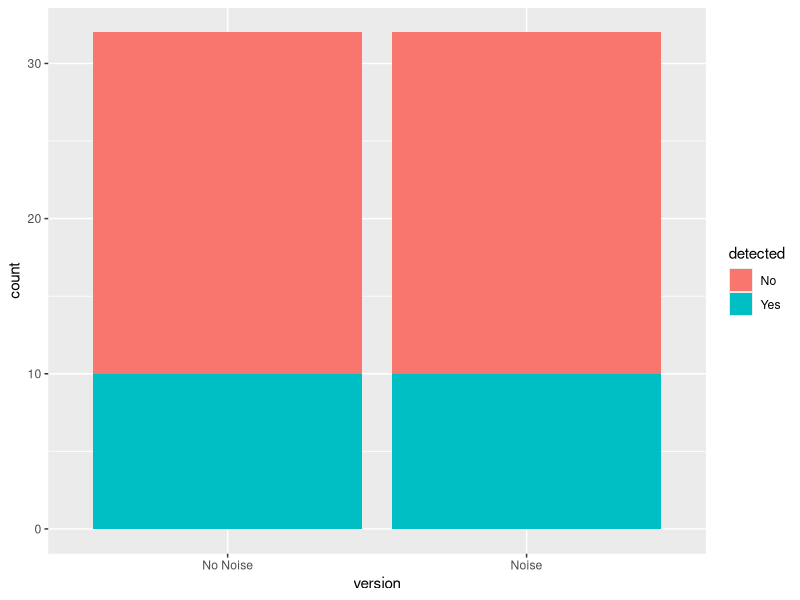
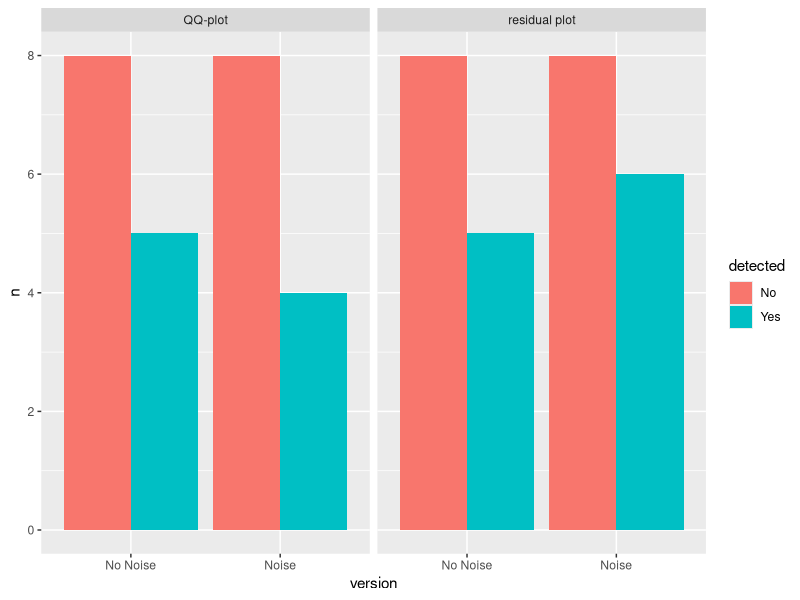
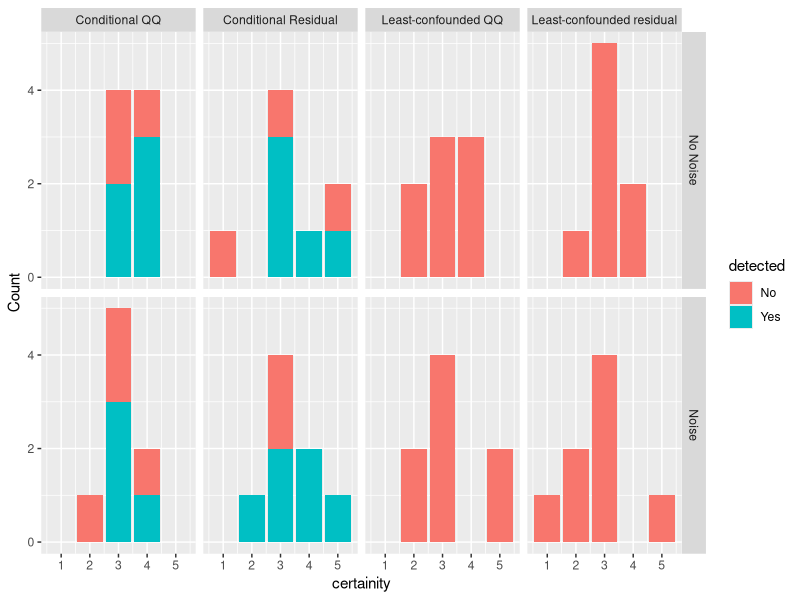
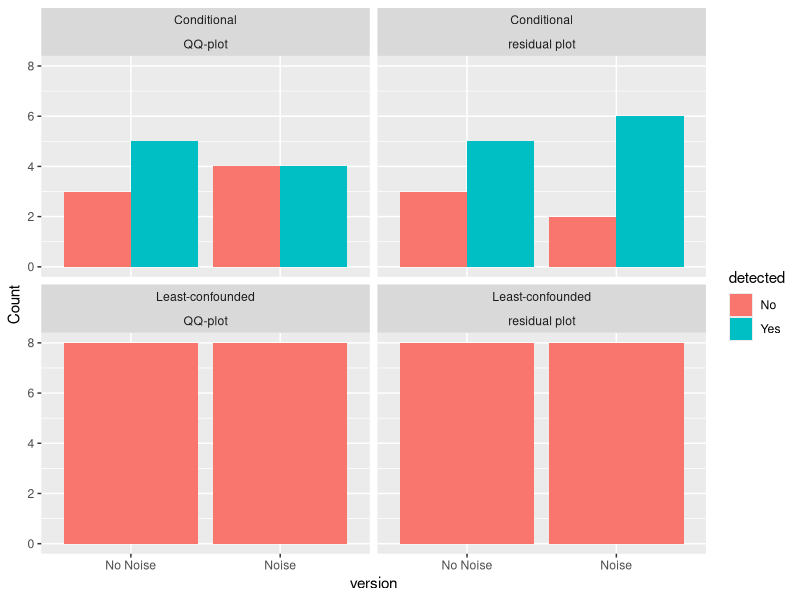

Recreate these plots in R, in order.
## ---- chunk 1
knitr::opts_chunk$set(echo = F)
library(readr)
library(dplyr)
library(tidyverse)
library(stringr)
## ---- chunk 2

pilot_survey_results <-
  read_csv(here::here("data/pilot_survey_results.csv"))
images_allocation <-
  read_csv(here::here("data/images_allocation.csv"))

visits<- images_allocation%>%
  distinct(unique_id)%>%
  nrow()

images_allocation <- images_allocation %>% mutate(assigned_plot = paste0("v", plot_num, version , "_" , plot_order, ".png")) %>%
  select(-c(1,8:11))

correct <- c(
  "v11_1.png" = 3,
  "v11_2.png" = 1,
  "v11_3.png" = 7,
  "v11_4.png" = 5,
  
  "v12_1.png" = 5,
  "v12_2.png" = 2,
  "v12_3.png" = 8,
  "v12_4.png" = 1,
  
  "v13_1.png" = 2,
  "v13_2.png" = 5,
  "v13_3.png" = 9,
  "v13_4.png" = 6,
  
  "v14_1.png" = 10,
  "v14_2.png" = 4,
  "v14_3.png" = 9,
  "v14_4.png" = 10,
  
  "v15_1.png" = 7,
  "v15_2.png" = 3,
  "v15_3.png" = 10,
  "v15_4.png" = 13,
  
  "vNA1_NA.png" = 8,
  "vNA2_NA.png" = 8,
  "vNA3_NA.png" = 8,
  "vNA4_NA.png" = 8,
  
  
  "v21_1.png" = 1,
  "v21_2.png" = 4,
  "v21_3.png" = 14,
  "v21_4.png" = 6,
  
  "v22_1.png" = 6,
  "v22_2.png" = 14,
  "v22_3.png" = 3,
  "v22_4.png" = 11,
  
  "v23_1.png" = 3,
  "v23_2.png" = 7,
  "v23_3.png" = 5,
  "v23_4.png" = 12,
  
  
  "v24_1.png" = 6,
  "v24_2.png" = 14,
  "v24_3.png" = 3,
  "v24_4.png" = 16,
  
  
  "v25_1.png" = 6,
  "v25_2.png" = 14,
  "v25_3.png" = 3,
  "v25_4.png" = 13
)

true_plots <- tibble(
  plot_name = c(
    "v11_1.png",
    "v11_2.png",
    "v11_3.png",
    "v11_4.png",
    
    "v12_1.png",
    "v12_2.png",
    "v12_3.png",
    "v12_4.png",
    
    "v13_1.png",
    "v13_2.png",
    "v13_3.png",
    "v13_4.png",
    
    "v14_1.png",
    "v14_2.png",
    "v14_3.png",
    "v14_4.png",
    
    "v15_1.png",
    "v15_2.png",
    "v15_3.png",
    "v15_4.png",
    
    "vNA1_NA.png",
    "vNA2_NA.png",
    "vNA3_NA.png",
    "vNA4_NA.png",
    "vNA5_NA.png",
    
    
    
    "v21_1.png",
    "v21_2.png",
    "v21_3.png",
    "v21_4.png",
    
    "v22_1.png",
    "v22_2.png",
    "v22_3.png",
    "v22_4.png",
    
    "v23_1.png",
    "v23_2.png",
    "v23_3.png",
    "v23_4.png",
    
    
    "v24_1.png",
    "v24_2.png",
    "v24_3.png",
    "v24_4.png",
    
    
    "v25_1.png",
    "v25_2.png",
    "v25_3.png",
    "v25_4.png"
  ),
  true_plot = c(
    3,
    1,
    7,
    5,
    
    5,
    2,
    8,
    1,
    
    2,
    5,
    9,
    6,
    
    10,
    4,
    9,
    10,
    
    7,
    3,
    10,
    13,
    
    8,
    8,
    8,
    8,
    8,
    
    
    1,
    4,
    14,
    6,
    
    6,
    14,
    3,
    11,
    
    3,
    7,
    5,
    12,
    
    
    6,
    14,
    3,
    16,
    
    6,
    14,
    3,
    13
  )
)
## ---- chunk 3

images_allocation <- images_allocation %>%
  left_join(true_plots,by=c("assigned_plot"="plot_name"))

data <- pilot_survey_results %>%
  left_join(images_allocation, by = c(c("identifier" = "unique_id"),c("plot"="assigned_plot")))

## ---- chunk 4
attempts <- data %>%
  distinct(Name) %>%
  nrow()
attempts

gender <- data %>%
distinct(Gender,Name)%>% 
  group_by(Gender)%>%
  count(Gender)

gender

  
## ---- chunk 5

analysis_data <- data %>%
  rename(plot_type=plot.y)%>%
  mutate(detected=case_when((responses==true_plot )~"Yes",
                              (responses!=true_plot)~"No"),
         version=case_when( (noise=="yes")~"Noise",
           (noise=="no")~"No Noise"
         )) 

#using reference plot 
reference_plot <- analysis_data %>%
  filter((plot_type=="control")&(detected=="No"))%>%
  select(identifier,Name)
  

analysis_data <- analysis_data %>%
  anti_join(reference_plot,by="identifier")%>%
  filter(plot_type!="control")


analysis_data %>%
count(version,detected)

analysis_data%>%
  ggplot(aes(x=version,fill=detected))+
  geom_bar()

analysis_data%>%
  count(resid,plot_type,version,detected)%>%
  mutate(total=attempts,
         prop=n/total)


analysis_data%>%
  count(resid,plot_type,version,detected)%>%
  mutate(total=attempts,
         prop=n/total)%>%
  filter(detected=="Yes")
  
  


analysis_data%>%
  count(resid,plot_type,version,detected)%>%
 # filter(resid=="Least-confounded")%>%
  ggplot(aes(x=version,y=n,fill=detected))+
  geom_col(position="dodge")+
  facet_wrap(~plot_type)


## ---- chunk 6

  analysis_data %>%
  group_by(resid,plot_type,version,detected)%>%
  count(certainity)%>%
  mutate(
    pname=case_when(
      str_detect(resid,"Conditional") &str_detect(plot_type,"residual plot")~"Conditional Residual",
      str_detect(resid,"Conditional") & str_detect(plot_type,"QQ-plot")~"Conditional QQ",
      str_detect(resid,"Least-confounded") & str_detect(plot_type,"QQ-plot")~"Least-confounded QQ",
      str_detect(resid,"Least-confounded") & str_detect(plot_type,"residual plot")~"Least-confounded residual"
    ))%>%
  ggplot(aes(x=certainity,y=n,fill=detected))+
  geom_col()+
  facet_grid(version~pname)+
  scale_y_continuous(breaks = seq(0,10,by=2))+
ylab("Count")

analysis_data%>%
  count(resid,plot_type,version,detected)%>%
 # filter(resid=="Conditional")%>%
  ggplot(aes(x=version,y=n,fill=detected))+
  geom_col(position="dodge")+
  facet_wrap(resid~plot_type)+
ylab("Count")

